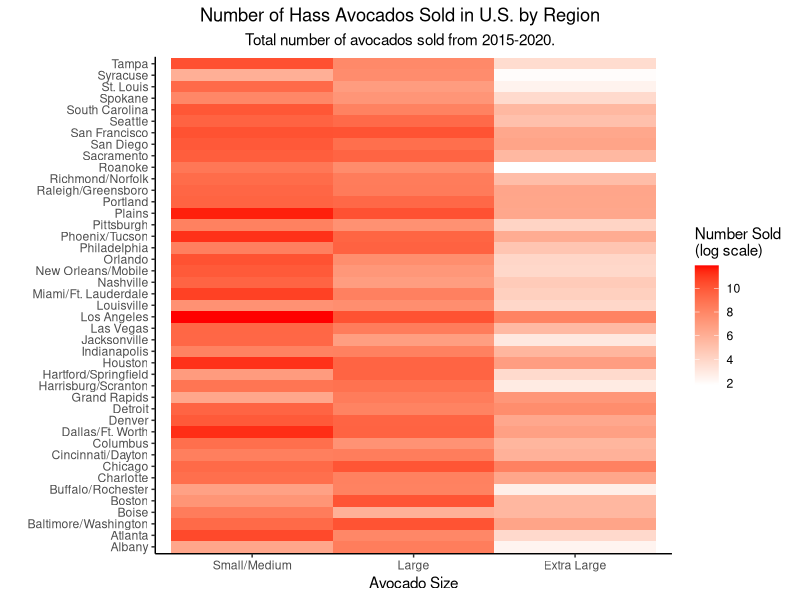

R code for this plot:
## ---- chunk 1
knitr::opts_chunk$set(echo = FALSE, message = FALSE, warning = FALSE, fig.path = "static")
## ---- chunk 2
library(tidyverse)
## ---- chunk 3
avocados <- read_csv("avocado-updated-2020.csv")
avocados <- avocados %>% mutate(geography = as.factor(avocados$geography))
avocado_long <- avocados %>% pivot_longer(cols = c(`4046`, `4225`, `4770`), names_to = "PLU", values_to = "PLU_volume")
long_summary <- avocado_long %>% group_by(geography, PLU) %>% 
  summarise(PLU_volume = mean(PLU_volume)) %>% 
  mutate(log10_vol = log(PLU_volume),
         avo = case_when(PLU == as.character(4046) ~ "small hass",
                         PLU == as.character(4225) ~ "large hass",
                         PLU == as.character(4770) ~ "xl hass"))
long_summary <- long_summary %>% ungroup() %>% mutate(avo  = as.factor(long_summary$avo))
long_summary$avo <- fct_relevel(long_summary$avo, c("small hass", "large hass", "xl hass"))
long_summary <- long_summary %>% mutate(num_sold = case_when(avo == "small hass" ~ log(PLU_volume/4),
                                                             avo == "large hass" ~ log(PLU_volume/9),
                                                             avo == "xl hass" ~ log(PLU_volume/12.5)))
## ---- chunk 4
long_summary <- long_summary %>% 
  filter(!geography %in% c("West", "Total U.S.", "Northeast", "Midsouth", "Southeast", "South Central", "Northern New England", "California", "West Tex/New Mexico", "Great Lakes", "New York"))

ggplot(data = long_summary, mapping = aes(x = avo, y = geography, fill = num_sold)) + 
  geom_tile() +
  theme_classic() +
  scale_fill_gradient(low = "white", high = "red") +
  scale_x_discrete(labels = c("Small/Medium", "Large", "Extra Large")) +
  theme(plot.title.position = "plot",
        plot.title = element_text(hjust = 0.5),
        plot.subtitle = element_text(hjust = 0.5),
        legend.title = element_text(hjust = 0)) +
  labs(title = "Number of Hass Avocados Sold in U.S. by Region",
       subtitle = "Total number of avocados sold from 2015-2020.",
       x = "Avocado Size", 
       y = "", 
       fill = "Number Sold \n(log scale)")
